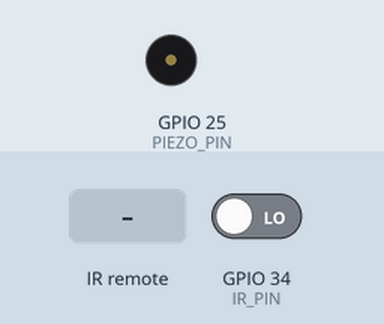
Recording of a sketch running on a simulated ESP32. Parts: buzzer (waves = sounding). Wiring (inferred from the names in the program): IR receiver: data GPIO 34. The test bench sets the inputs (shaded band); at power-on: GPIO 34 (IR_PIN) LOW. What the sketch prints to the serial monitor is not drawn.

Above: at 1.2 s.
1.3 s: infrared code 0xFF received
At 1.46 s:
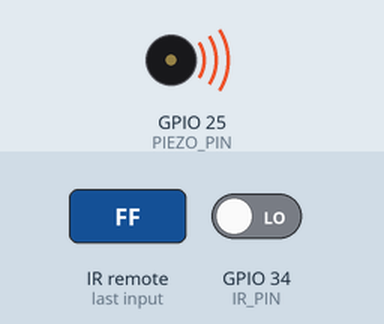
Timing chart, 0 to 4.3 s (numbered marks = the images above; inputs shaded):
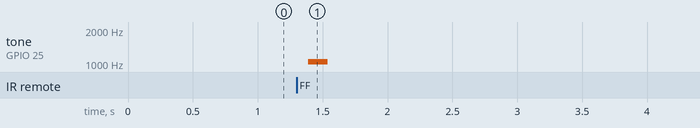

Measured:
- after the input at 1.3 s, tone on GPIO 25 (PIEZO_PIN): silent → 1047 Hz after 0.09 s, → silent 0.15 s later

The sketch:

ir_light_sound.ino
```cpp
// ir_light_sound — リモコンのボタンごとに、違う色と音を出す
// ボタンを押すと、基板のフルカラー LED (IO16) がボタンごとの色に光り、圧電スピーカーがボタンごとの音で鳴る。
// 押し続けている間 (リピートが届く間) は音が続く。キーの番号から色と音を決めるので、表を書かなくても動く。
//
// 配線: ir_receive に 圧電スピーカー (IO25 と GND の間、向きはない) を足す
// ボード: ESP32 Dev Module (Freenove ESP32 WROOM) / ESP32 Arduino core 3.1 以降 (rgbLedWrite を使う)

const int IR_PIN = 34;
const int PIEZO_PIN = 25;
const int RGB_LED = 16;              // Freenove のフルカラー LED
const uint8_t BRIGHT = 40;           // LED の明るさ (0〜255)
const unsigned long NOTE_MS = 150;   // 1 回押したときに鳴る長さ

// ド レ ミ ファ ソ ラ シ ド (Hz)
const uint32_t SCALE[8] = {523, 587, 659, 698, 784, 880, 988, 1047};

// ---- NEC の解読 (ir_light_sound・ir_car と同じ) ----
// 受信モジュールは光を受けている間 LOW になる。LOW の長さ (マーク) と HIGH の長さ (スペース) で読む:
//   リーダー: マーク 9ms + スペース 4.5ms     リピート: マーク 9ms + スペース 2.25ms
//   0: マーク 0.56ms + スペース 0.56ms        1: マーク 0.56ms + スペース 1.69ms
//   32 ビット = メーカー 16 ビット + キー 8 ビット + キーの反転 8 ビット (下位ビットから)
volatile uint32_t irLastUs = 0;
volatile uint8_t irState = 0;        // 0: 待ち  1: リーダーのマークの後  2: ビットを読んでいる
volatile bool irMarkOk = false;
volatile uint32_t irBits = 0;
volatile uint8_t irCount = 0;
volatile uint32_t irFrame = 0;       // 読めた 32 ビット
volatile bool irGotFrame = false;
volatile bool irGotRepeat = false;

static inline bool near(uint32_t t, uint32_t target, uint32_t tol) {
  return t + tol >= target && t <= target + tol;
}

// 出力が変わるたびに呼ぶ。high = 変わった後のレベル、dt = 前に変わってからの時間 (µs)
void irEdge(bool high, uint32_t dt) {
  if (high) {                                    // マークが終わった
    if (near(dt, 9000, 1500)) irState = 1;       // リーダー (またはリピート) の始まり
    else if (irState == 2 && near(dt, 560, 300)) irMarkOk = true;
    else irState = 0;
  } else {                                       // スペースが終わった
    if (irState == 1) {
      if (near(dt, 4500, 800)) { irState = 2; irBits = 0; irCount = 0; irMarkOk = false; }
      else if (near(dt, 2250, 500)) { irGotRepeat = true; irState = 0; }
      else irState = 0;
    } else if (irState == 2 && irMarkOk) {
      irMarkOk = false;
      if (near(dt, 1690, 400)) irBits |= (1UL << irCount);
      else if (!near(dt, 560, 300)) { irState = 0; return; }
      irCount = irCount + 1;
      if (irCount == 32) { irFrame = irBits; irGotFrame = true; irState = 0; }
    }
  }
}

void onIrChange() {                  // 割り込みで呼ばれる (出力が変わるたび)
  uint32_t now = micros();
  irEdge(digitalRead(IR_PIN) == HIGH, now - irLastUs);
  irLastUs = now;
}

// 読めたフレームの中身。キーとその反転が合わなければ false
bool irDecode(uint32_t frame, uint16_t &maker, uint8_t &key) {
  maker = (uint16_t)(((frame & 0xFF) << 8) | ((frame >> 8) & 0xFF));   // 送られた順に 0x10EF のように並べる
  key = (frame >> 16) & 0xFF;
  uint8_t inv = (frame >> 24) & 0xFF;
  return (uint8_t)(key ^ inv) == 0xFF;
}
// ---- ここまで ----

// 色相 (0〜359°) → R, G, B
void hueToRgb(int hue, uint8_t &r, uint8_t &g, uint8_t &b) {
  int sector = hue / 60, f = (hue % 60) * 255 / 60;
  int up = f, down = 255 - f;
  int rr[] = {255, down, 0, 0, up, 255}, gg[] = {up, 255, 255, down, 0, 0}, bb[] = {0, 0, up, 255, 255, down};
  r = rr[sector] * BRIGHT / 255;
  g = gg[sector] * BRIGHT / 255;
  b = bb[sector] * BRIGHT / 255;
}

unsigned long noteOffMs = 0;

void play(uint8_t key) {
  uint8_t r, g, b;
  hueToRgb((key * 47) % 360, r, g, b);           // キーの番号から色を決める (47 を掛けて散らす)
  rgbLedWrite(RGB_LED, r, g, b);
  uint32_t hz = SCALE[key % 8];
  ledcWriteTone(PIEZO_PIN, hz);
  noteOffMs = millis() + NOTE_MS;
  Serial.printf("キー 0x%02X → 色 (%d,%d,%d)  音 %lu Hz\n", key, r, g, b, (unsigned long)hz);
}

void setup() {
  Serial.begin(115200);
  pinMode(IR_PIN, INPUT);
  ledcAttach(PIEZO_PIN, 1000, 8);
  ledcWriteTone(PIEZO_PIN, 0);
  rgbLedWrite(RGB_LED, 0, 0, 0);
  attachInterrupt(digitalPinToInterrupt(IR_PIN), onIrChange, CHANGE);
  Serial.println("リモコンのボタンを押してください");
}

void loop() {
  if (irGotFrame) {
    irGotFrame = false;
    uint16_t maker;
    uint8_t key;
    if (irDecode(irFrame, maker, key)) play(key);
  }
  if (irGotRepeat) {                             // 押し続けている → 音を延ばす
    irGotRepeat = false;
    if (noteOffMs) noteOffMs = millis() + NOTE_MS;
  }
  if (noteOffMs && millis() > noteOffMs) {
    ledcWriteTone(PIEZO_PIN, 0);
    noteOffMs = 0;
  }
}
```
